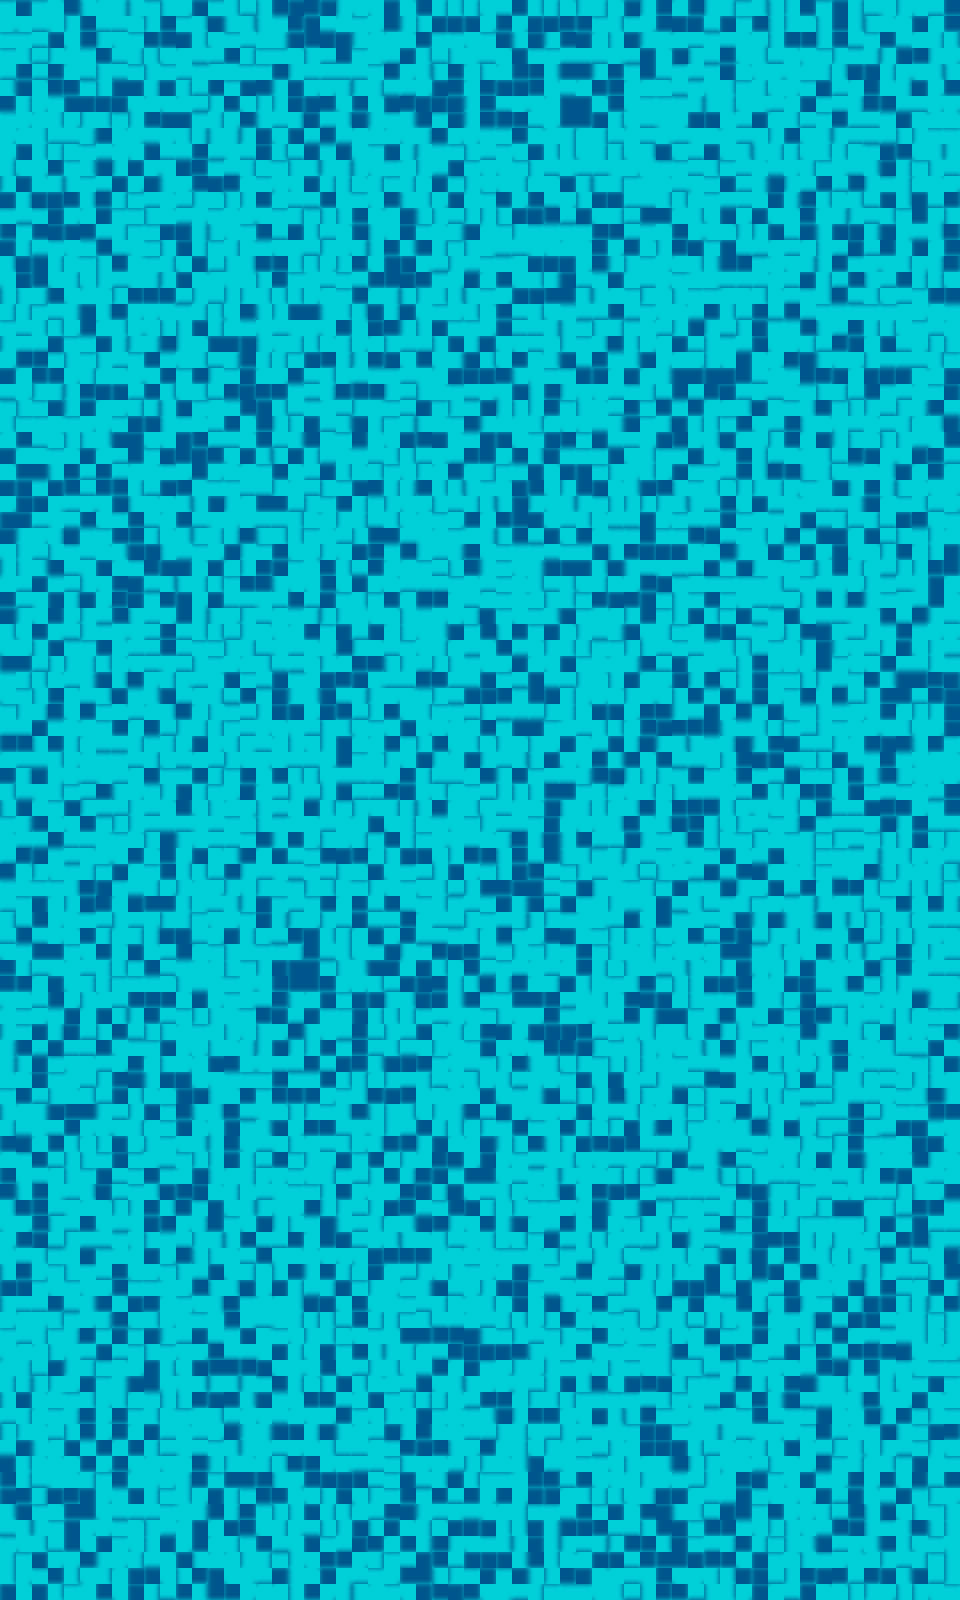

This is a level from a 2D game, rendered from its Tiled map with the project's own tilesets. A one-line summary and the map file follow, with tile-layer data summarised:
An orthogonal 60x100 tile map with 16x16 px tiles, 1 tile layer (Tile Layer 1), 2 tilesets.

<map version="1.10" tiledversion="1.10.0" orientation="orthogonal" renderorder="right-up" width="60" height="100" tilewidth="16" tileheight="16" infinite="0" nextlayerid="2" nextobjectid="1">
 <tileset firstgid="1" name="background_tile1" tilewidth="16" tileheight="16" tilecount="16" columns="4">
  <image source="../images/background_tile1.png" width="64" height="64" />
 </tileset>
 <tileset firstgid="17" name="red" tilewidth="16" tileheight="16" tilecount="5" columns="5">
  <image source="../images/bricks/red.png" width="91" height="30" />
 </tileset>
 <layer id="1" name="Tile Layer 1" width="60" height="100">
  <data>[6000 cells, 6000 non-empty, 16 distinct tile ids]</data>
 </layer>
</map>